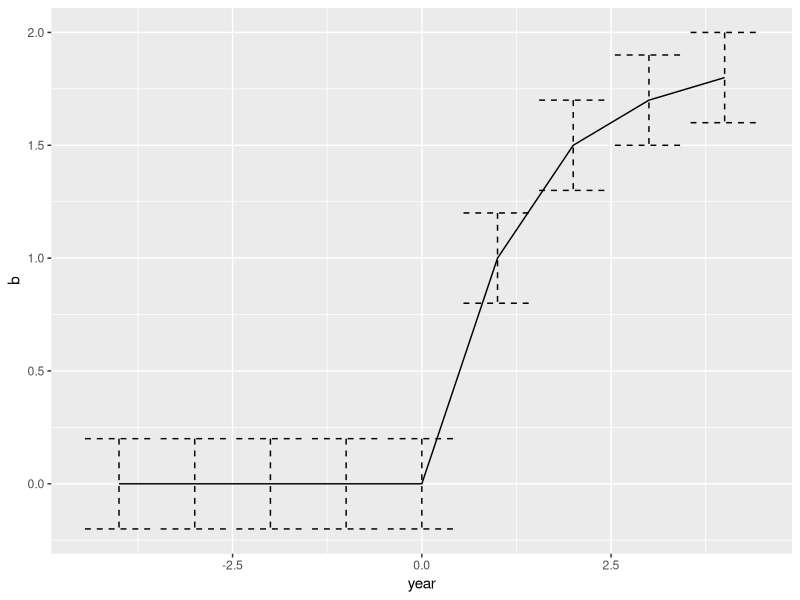

This chart was generated by the following R code: (Note: this script raises an error after producing the figure.)
## ---- chunk 1
knitr::opts_chunk$set(echo = TRUE, message = FALSE, warning = FALSE)
library(tidyverse)
## ---- chunk 2
df = data_frame(b = c(0, 0, 0, 0, 0, 1, 1.5, 1.7, 1.8), 
           year = -4:4)

ggplot(df, aes(year, b, ymax = b + 0.2, ymin = b - 0.2)) + 
  geom_line() + 
  geom_errorbar(linetype = 2) 
## ---- chunk 3
ggplot(df, aes(year, b, ymax = b + 0.2, ymin = b - 0.2)) + 
  geom_line() + 
  geom_errorline(linetype = 2) 

# Same thing with geom_line()
# ggplot(df, aes(year, b)) + 
#   geom_line() + 
#   geom_line(aes(y = b + 0.2), linetype = 2) + 
#   geom_line(aes(y = b - 0.2), linetype = 2) 

